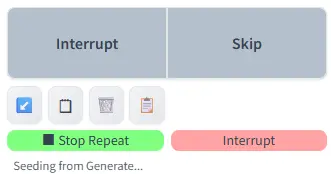
#> input picture extensions-builtin/repeat-generate-4NEO/images/stop.webp, 331 x 174 px
$ python -i effects.py   (imports and definitions only)
#> lines starting #> are read from the running program, lines starting #| are printed output that depends on the picture; after the words box and inside, x2 and y2 are one past the last pixel; in counts of white or black regions, pixels touching at a corner belong together
#> further down, picture is the input picture: shape (174, 331, 3); mean B, G, R 218.6, 219.6, 212.9
"""
Post Processing Suite - core effects library.

Every effect operates on a float32 numpy array of shape (H, W, 3) in linear-ish
sRGB space, values in [0, 1]. Functions are pure (return a new array) and must
preserve shape. Only numpy + PIL are required; FFT descreen uses numpy.fft.

Keeping the math here (UI-free) makes it trivial to unit-test in isolation.
"""

from __future__ import annotations

import numpy as np
from PIL import Image, ImageFilter

EPS = 1e-6


# ----------------------------------------------------------------------------
# conversions
# ----------------------------------------------------------------------------
# [10 lines left out: function pil_to_arr, not called in this run]


def arr_to_pil(arr: np.ndarray, alpha: "Image.Image | None" = None) -> "Image.Image":
    out = np.clip(arr, 0.0, 1.0)
    out = (out * 255.0 + 0.5).astype(np.uint8)
    img = Image.fromarray(out, mode="RGB")
    if alpha is not None:
        img = img.convert("RGBA")
        img.putalpha(alpha)
    return img


def _lum(arr: np.ndarray) -> np.ndarray:
    """Rec.709 luma, shape (H, W, 1)."""
    return (arr[..., 0] * 0.2126 + arr[..., 1] * 0.7152 + arr[..., 2] * 0.0722)[..., None]


def _gaussian(arr: np.ndarray, radius: float) -> np.ndarray:
    """Gaussian blur via PIL. Accepts (H,W), (H,W,1) or (H,W,3); preserves shape."""
    if radius <= 0:
        return arr
    ndim = arr.ndim
    a = arr[..., None] if ndim == 2 else arr
    ch = a.shape[-1]
    if ch == 1:
        u8 = (np.clip(a[..., 0], 0.0, 1.0) * 255.0 + 0.5).astype(np.uint8)
        pil = Image.fromarray(u8, mode="L").filter(ImageFilter.GaussianBlur(radius=float(radius)))
        out = (np.asarray(pil, dtype=np.float32) / 255.0)[..., None]
    else:
        pil = arr_to_pil(a).filter(ImageFilter.GaussianBlur(radius=float(radius)))
        out = np.asarray(pil, dtype=np.float32) / 255.0
    return out[..., 0] if ndim == 2 else out


# [283 lines left out: functions _rgb_to_hsv, _hsv_to_rgb, tone, color, color_balance, split_tone and 13 more, not called in this run]


def posterize(arr, levels=6):
    levels = max(int(levels), 2)
    return np.round(arr * (levels - 1)) / (levels - 1)


# [100 lines left out: functions pixelate, _sobel_mag, edge_detect, sketch, comic, light_leak and 1 more, not called in this run]


# ----------------------------------------------------------------------------
# DESCREEN - FFT notch filter (kills halftone / moire / grid patterns)
# ----------------------------------------------------------------------------
def descreen(arr, strength=0.9, protect=0.04, threshold=3.0, notch_radius=3,
             mode="luma"):
    """
    Remove periodic high-frequency patterns (halftone dots / moire) via FFT.

    protect:   low-frequency radius (fraction of half-spectrum) left untouched,
               so overall image structure survives.
    threshold: how many std-devs above local mean a frequency peak must be to
               count as an artifact and get notched.
    notch_radius: pixel radius of each notch in the spectrum.
    mode:      'luma' notches the shared luminance spectrum (color-safe, fast),
               'rgb' notches each channel independently (stronger).
    """
    if strength <= 0:
        return arr

    def process_plane(plane):
        H, W = plane.shape
#> H = 174; W = 331
        F = np.fft.fftshift(np.fft.fft2(plane))
        mag = np.abs(F)
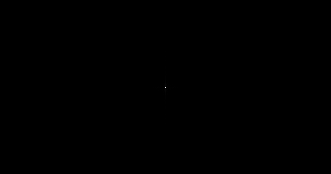
#> mag: shape (174, 331) float64; min 17.69, max 12608513.9, mean 3023.4; drawn with min black and max white
        logmag = np.log1p(mag)
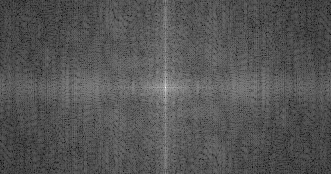
#> logmag: shape (174, 331) float64; min 2.93, max 16.35, mean 7.42; drawn with min black and max white
        cy, cx = H // 2, W // 2
#> cy = 87; cx = 165
        # build protect mask (keep low freqs)
        yy, xx = np.mgrid[0:H, 0:W]
        rr = np.sqrt(((xx - cx) / (W / 2.0)) ** 2 + ((yy - cy) / (H / 2.0)) ** 2)
        protect_mask = rr < protect
        # local background via blur of the log-magnitude
        bg = _gaussian(np.repeat(logmag[..., None], 3, 2), 6.0)[..., 0]
#> in arr_to_pil, `out = np.clip(arr, 0.0, 1.0)`: out: shape (174, 331, 3) float64; every value is 1
#> in arr_to_pil, `out = (out * 255.0 + 0.5).astype(np.uint8)`: out: shape (174, 331, 3); every value is 255
#> in _gaussian, `out = np.asarray(pil, dtype=np.float32) / 255.0`: out: shape (174, 331, 3) float32; every value is 1
#> bg: shape (174, 331) float32; every value is 1
        resid = logmag - bg
        std = resid[~protect_mask].std() + EPS
#> std = 0.948
        peaks = (resid > threshold * std) & (~protect_mask)
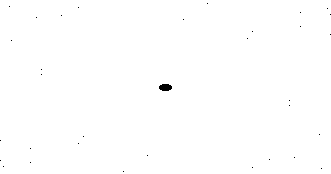
#> peaks: shape (174, 331) bool; 99.8% white; 33 black regions (32 under 20 px), largest, box (x1, y1, x2, y2) and area: (159, 84, 172, 91) 75
        if not peaks.any():
            return plane
        # dilate peaks into circular notches
        notch = np.zeros((H, W), dtype=np.float32)
        ys, xs = np.where(peaks)
        nr = int(notch_radius)
        for py, px in zip(ys, xs):
            y0, y1 = max(py - nr, 0), min(py + nr + 1, H)
            x0, x1 = max(px - nr, 0), min(px + nr + 1, W)
            notch[y0:y1, x0:x1] = 1.0
#> this loop made 57487 passes
#> x0 on passes 1 to 3: 0, 0, 0
#> notch: shape (174, 331) float32; values 0 (black) and 1 (white), 100% white; black in thin lines or dots, all inside (x1, y1, x2, y2) = (165, 87, 166, 88)
        notch = _gaussian(np.repeat(notch[..., None], 3, 2), nr)[..., 0]
        notch = np.clip(notch, 0.0, 1.0) * strength
        F_filtered = F * (1.0 - notch)
        out = np.fft.ifft2(np.fft.ifftshift(F_filtered)).real
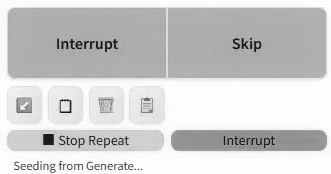
#> out: shape (174, 331) float64; min 7.43, max 29.04, mean 25; drawn with min black and max white
        return out.astype(np.float32)
#> returned value: shape (174, 331) float32

    if mode == "rgb":
        out = np.stack([process_plane(arr[..., c]) for c in range(3)], axis=-1)
    else:
        l = _lum(arr)[..., 0]
        l_clean = process_plane(l)
        delta = (l_clean - l)[..., None]
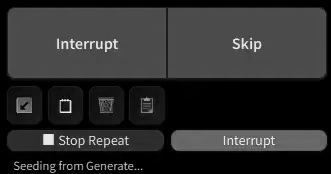
#> delta: shape (174, 331, 1) float64; min -226.5, max -40.9, mean -193.9; drawn with min black and max white
        out = arr + delta
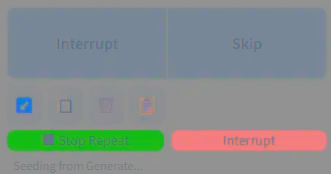
#> out: shape (174, 331, 3) float64; mean B, G, R 24.6, 25.7, 19; drawn with min black and max white
    return np.clip(out, 0.0, 1.0)
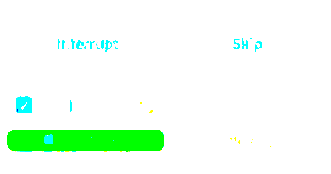
#> returned value: shape (174, 331, 3) float64; mean of channels 0, 1, 2 0.944, 1, 0.933; drawn as B, G, R


# ----------------------------------------------------------------------------
# LUT (.cube) loading + trilinear apply
# ----------------------------------------------------------------------------
# [75 lines left out: functions parse_cube, apply_lut, jpeg_crush, not called in this run]

>>> import cv2
>>> picture = cv2.imread('../../repeat-generate-4NEO/images/stop.webp')
>>> result = descreen(picture)
